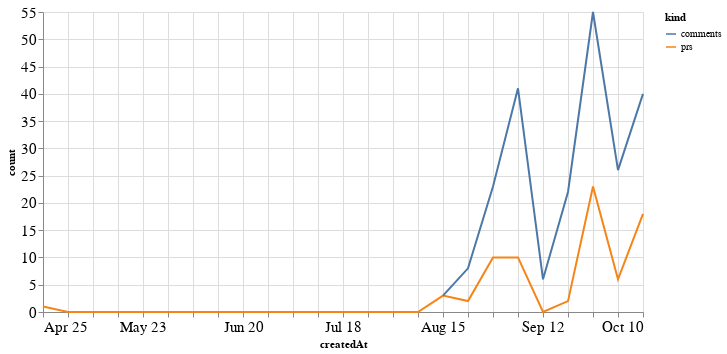

Notebook cell for this chart:
### Code cell
alt.Chart(total_time, width=600).mark_line().encode(
    x='createdAt',
    y='count',
    color='kind'
)

### Figure 1 — Vega-Lite specification as saved in the notebook (floating-point values rounded to 4 significant figures)
{"config": {"axisLeft": {"labelFontSize": 15}, "axisBottom": {"labelFontSize": 15}}, "data": {"name": "data-53ad333b96ecd354216b36da9f6d4eab"}, "mark": "line", "encoding": {"color": {"type": "nominal", "field": "kind"}, "x": {"type": "temporal", "field": "createdAt"}, "y": {"type": "quantitative", "field": "count"}}, "width": 600, "$schema": "https://vega.github.io/schema/vega-lite/v4.8.1.json", "datasets": {"data-53ad333b96ecd354216b36da9f6d4eab": [{"createdAt": "2021-04-25T00:00:00", "kind": "prs", "count": 1.0}, {"createdAt": "2021-05-02T00:00:00", "kind": "prs", "count": 0.0}, {"createdAt": "2021-05-09T00:00:00", "kind": "prs", "count": 0.0}, {"createdAt": "2021-05-16T00:00:00", "kind": "prs", "count": 0.0}, {"createdAt": "2021-05-23T00:00:00", "kind": "prs", "count": 0.0}, {"createdAt": "2021-05-30T00:00:00", "kind": "prs", "count": 0.0}, {"createdAt": "2021-06-06T00:00:00", "kind": "prs", "count": 0.0}, {"createdAt": "2021-06-13T00:00:00", "kind": "prs", "count": 0.0}, {"createdAt": "2021-06-20T00:00:00", "kind": "prs", "count": 0.0}, {"createdAt": "2021-06-27T00:00:00", "kind": "prs", "count": 0.0}, {"createdAt": "2021-07-04T00:00:00", "kind": "prs", "count": 0.0}, {"createdAt": "2021-07-11T00:00:00", "kind": "prs", "count": 0.0}, {"createdAt": "2021-07-18T00:00:00", "kind": "prs", "count": 0.0}, {"createdAt": "2021-07-25T00:00:00", "kind": "prs", "count": 0.0}, {"createdAt": "2021-08-01T00:00:00", "kind": "prs", "count": 0.0}, {"createdAt": "2021-08-08T00:00:00", "kind": "prs", "count": 0.0}, {"createdAt": "2021-08-15T00:00:00", "kind": "prs", "count": 3.0}, {"createdAt": "2021-08-22T00:00:00", "kind": "prs", "count": 2.0}, {"createdAt": "2021-08-29T00:00:00", "kind": "prs", "count": 10.0}, {"createdAt": "2021-09-05T00:00:00", "kind": "prs", "count": 10.0}, {"createdAt": "2021-09-12T00:00:00", "kind": "prs", "count": 0.0}, {"createdAt": "2021-09-19T00:00:00", "kind": "prs", "count": 2.0}, {"createdAt": "2021-09-26T00:00:00", "kind": "prs", "count": 23.0}, {"createdAt": "2021-10-03T00:00:00", "kind": "prs", "count": 6.0}, {"createdAt": "2021-10-10T00:00:00", "kind": "prs", "count": 18.0}, {"createdAt": "2021-04-25T00:00:00", "kind": "comments", "count": null}, {"createdAt": "2021-05-02T00:00:00", "kind": "comments", "count": null}, {"createdAt": "2021-05-09T00:00:00", "kind": "comments", "count": null}, {"createdAt": "2021-05-16T00:00:00", "kind": "comments", "count": null}, {"createdAt": "2021-05-23T00:00:00", "kind": "comments", "count": null}, {"createdAt": "2021-05-30T00:00:00", "kind": "comments", "count": null}, {"createdAt": "2021-06-06T00:00:00", "kind": "comments", "count": null}, {"createdAt": "2021-06-13T00:00:00", "kind": "comments", "count": null}, {"createdAt": "2021-06-20T00:00:00", "kind": "comments", "count": null}, {"createdAt": "2021-06-27T00:00:00", "kind": "comments", "count": null}, {"createdAt": "2021-07-04T00:00:00", "kind": "comments", "count": null}, {"createdAt": "2021-07-11T00:00:00", "kind": "comments", "count": null}, {"createdAt": "2021-07-18T00:00:00", "kind": "comments", "count": null}, {"createdAt": "2021-07-25T00:00:00", "kind": "comments", "count": null}, {"createdAt": "2021-08-01T00:00:00", "kind": "comments", "count": null}, {"createdAt": "2021-08-08T00:00:00", "kind": "comments", "count": null}, {"createdAt": "2021-08-15T00:00:00", "kind": "comments", "count": 3.0}, {"createdAt": "2021-08-22T00:00:00", "kind": "comments", "count": 8.0}, {"createdAt": "2021-08-29T00:00:00", "kind": "comments", "count": 23.0}, {"createdAt": "2021-09-05T00:00:00", "kind": "comments", "count": 41.0}, {"createdAt": "2021-09-12T00:00:00", "kind": "comments", "count": 6.0}, {"createdAt": "2021-09-19T00:00:00", "kind": "comments", "count": 22.0}, {"createdAt": "2021-09-26T00:00:00", "kind": "comments", "count": 55.0}, {"createdAt": "2021-10-03T00:00:00", "kind": "comments", "count": 26.0}, {"createdAt": "2021-10-10T00:00:00", "kind": "comments", "count": 40.0}]}}
